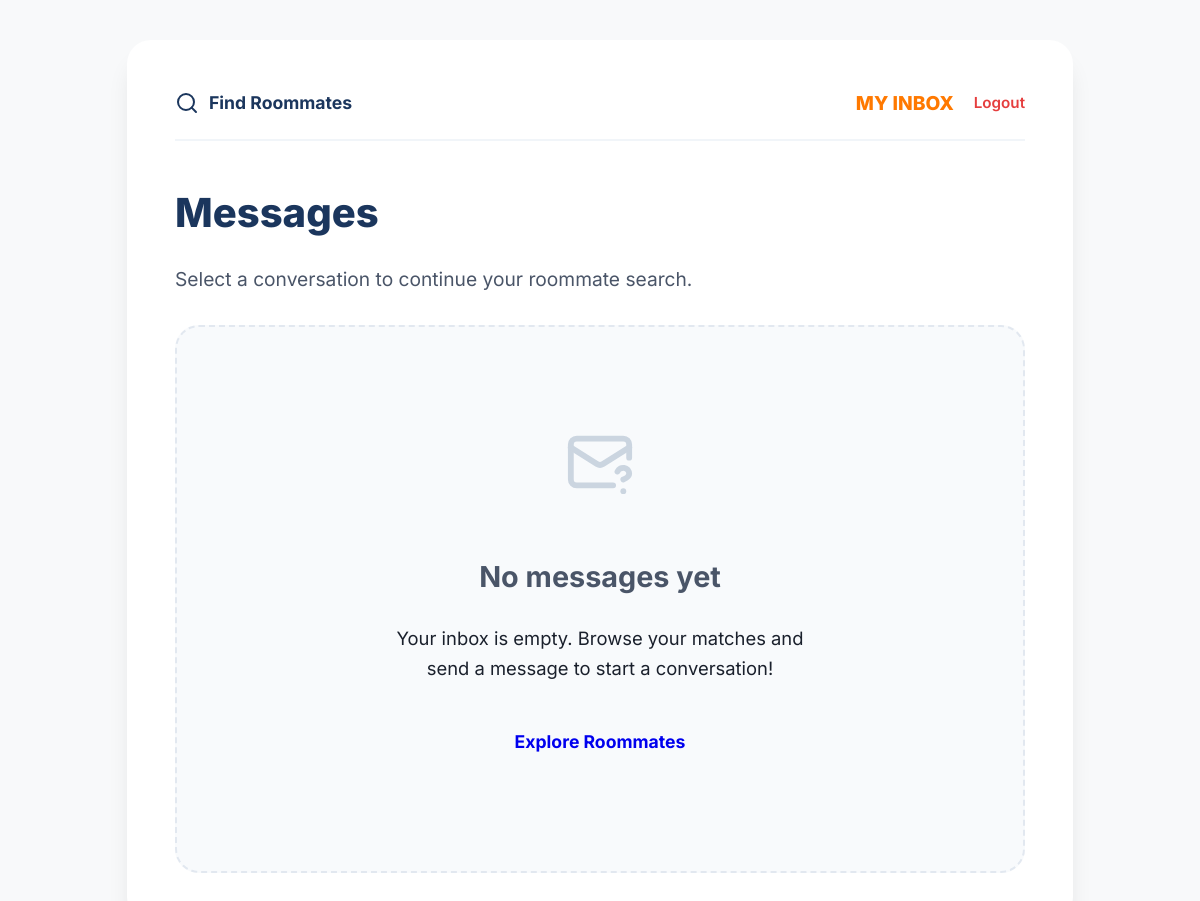
Before: /inbox (signed in) with the older database file.
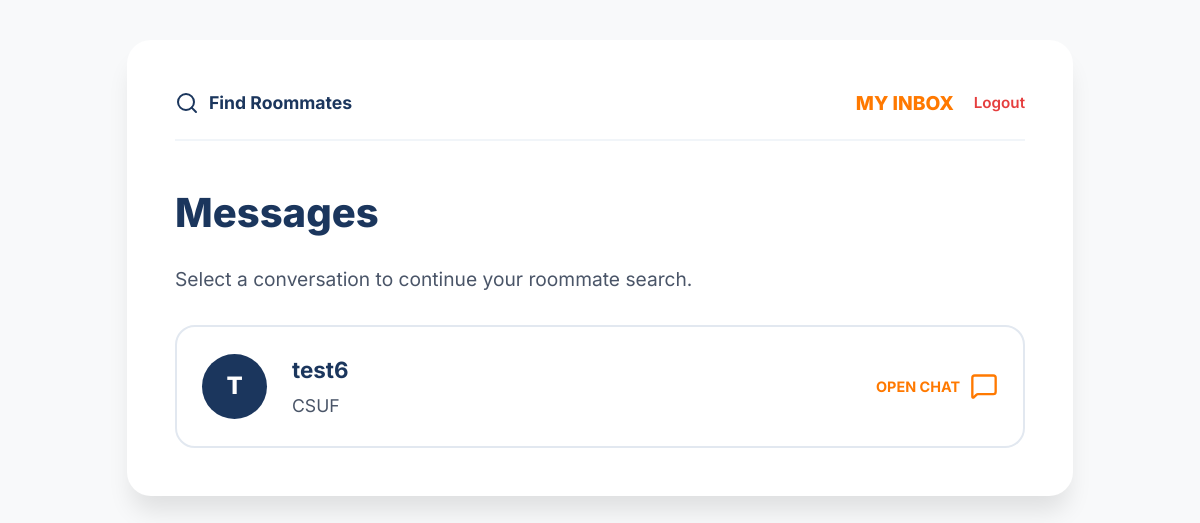
After: the same page with the newer database file.
### app.py (models this page shows)
class User(db.Model):
    id = db.Column(db.Integer, primary_key=True)
    name = db.Column(db.String(100), nullable=False)
    college = db.Column(db.String(100), nullable=False)
    phone = db.Column(db.String(20), nullable=False)
    age = db.Column(db.Integer, nullable=True)
    gender = db.Column(db.String(20), nullable=True)
    hobbies = db.Column(db.String(200), nullable=True)
    budget = db.Column(db.Integer, nullable=True)
    cleanliness = db.Column(db.Integer, nullable=True)
    noise_level = db.Column(db.Integer, nullable=True)
    sleep_schedule = db.Column(db.String(20), nullable=True)
    smoking = db.Column(db.Boolean, default=False)
    drinking = db.Column(db.Boolean, default=False)

### app.py (the view)
@app.route('/inbox')
def inbox():
    if 'user_id' not in session: return redirect(url_for('login'))
    user_id = session['user_id']
    sent = db.session.query(Message.receiver_id).filter_by(sender_id=user_id)
    received = db.session.query(Message.sender_id).filter_by(receiver_id=user_id)
    contact_ids = [r[0] for r in sent.union(received).all()]
    contacts = User.query.filter(User.id.in_(contact_ids)).all()
    unread_count = Message.query.filter_by(receiver_id=user_id, is_read=False).count()
    return render_template('inbox.html', contacts=contacts, unread_count=unread_count)

### templates/inbox.html (shortened to what this page needs)
<!DOCTYPE html>
<html lang="en">
<head>
    <link rel="stylesheet" href="{{ url_for('static', filename='style.css') }}">
</head>
<body>
    <div class="container" style="max-width: 850px;">
        <nav style="display: flex; justify-content: space-between; margin-bottom: 40px; padding-bottom: 20px; border-bottom: 2px solid #F1F5F9;">
            <a href="{{ url_for('matches', user_id=session['user_id']) }}" style="text-decoration: none; color: var(--primary-navy); font-weight: 700; display: flex; align-items: center; font-size: 1.1rem;">
                <i data-lucide="search" style="margin-right: 10px;"></i> Find Roommates
            </a>
            <div style="display: flex; gap: 20px; align-items: center;">
                <span style="color: var(--accent-orange); font-weight: 800; font-size: 1.2rem;">MY INBOX</span>
                <a href="{{ url_for('login') }}" style="text-decoration: none; color: #E53E3E; font-weight: 600; font-size: 0.95rem;">Logout</a>
            </div>
        </nav>
        <h1 style="text-align: left; margin-bottom: 10px; font-size: 2.5rem;">Messages</h1>
        <p style="font-size: 1.2rem; color: var(--text-muted); margin-bottom: 30px;">Select a conversation to continue your roommate search.</p>
        <div class="match-grid" style="display: flex; flex-direction: column; gap: 15px;">
            {% if contacts %}
                {% for contact in contacts %}
                <a href="{{ url_for('chat', sender_id=session['user_id'], receiver_id=contact.id) }}" style="text-decoration: none; color: inherit;">
                    <div class="match-card" style="display: flex; justify-content: space-between; align-items: center; background: white; border: 2px solid #E2E8F0; padding: 25px; border-radius: 20px; transition: transform 0.2s, border-color 0.2s;">
                        <div style="display: flex; align-items: center; gap: 25px;">
                            <div style="background: var(--primary-navy); color: white; width: 65px; height: 65px; border-radius: 50%; display: flex; align-items: center; justify-content: center; font-weight: 800; font-size: 1.5rem;">
                                {{ contact.name[0] | upper }}
                            </div>
                            <div>
                                <h3 style="margin: 0; color: var(--primary-navy); font-size: 1.4rem;">{{ contact.name }}</h3>
                                <p style="margin: 5px 0 0 0; font-size: 1.1rem; color: var(--text-muted);">{{ contact.college }}</p>
                            </div>
                        </div>
                        <div style="display: flex; align-items: center; gap: 10px;">
                            <span style="color: var(--accent-orange); font-size: 0.9rem; font-weight: 700;">OPEN CHAT</span>
                            <i data-lucide="message-square" style="color: var(--accent-orange); width: 28px; height: 28px;"></i>
                        </div>
                    </div>
                </a>
                {% endfor %}
            {% else %}
                <div style="text-align: center; padding: 100px 40px; background: #F8FAFC; border-radius: 24px; border: 2px dashed #E2E8F0;">
                    <i data-lucide="mail-question" style="width: 70px; height: 70px; color: #CBD5E0; margin-bottom: 25px;"></i>
                    <h2 style="color: var(--text-muted); font-size: 1.8rem;">No messages yet</h2>
                    <p style="max-width: 450px; margin: 0 auto; font-size: 1.15rem;">Your inbox is empty. Browse your matches and send a message to start a conversation!</p>
                    <a href="{{ url_for('matches', user_id=session['user_id']) }}" class="btn-primary" style="display: inline-block; width: auto; margin-top: 30px; padding: 15px 40px; text-decoration: none;">Explore Roommates</a>
                </div>
            {% endif %}
        </div>
    </div>
</body>
</html>

### static/style.css (style rules this page uses)
:root { --primary-navy: #1B365D; --accent-orange: #FF7900; --bg-off-white: #F8F9FA; --text-main: #1A202C; --text-muted: #4A5568; --border-radius: 16px; --font-base: 18px; }
body { font-family: 'Inter', -apple-system, sans-serif; font-size: var(--font-base); line-height: 1.6; background-color: var(--bg-off-white); color: var(--text-main); margin: 0; }
.container { background: white; padding: 3rem; border-radius: 24px; box-shadow: 0 20px 25px -5px rgba(0, 0, 0, 0.1); max-width: 650px; width: 90%; margin: 40px auto; }
h1 { font-size: 2.5rem; font-weight: 800; color: var(--primary-navy); }
h3 { font-size: 1.25rem; margin-top: 2.5rem; }

Changed rows visible on the page:
added User: name "T", name "test6", college "CSUF"
Other visible differences:
text no longer shown: "No messages yet Your inbox is empty. Browse your matches and send a message to start a conversation! Explore Roommates"
